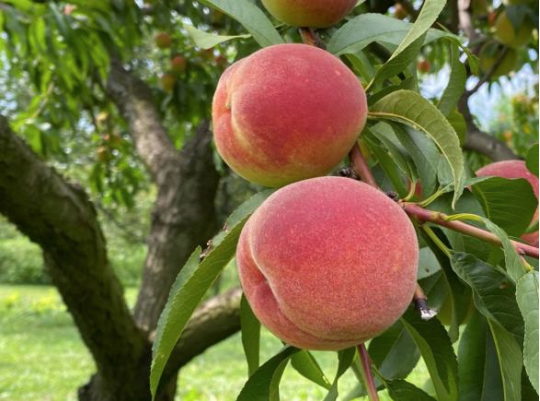
%> input picture img/buah1.png, 540 x 401 px
$ octave dummy.m   (GNU Octave 9; MATLAB toolbox functions it lacks are replaced by stand-ins)
%> lines starting %> are read from the running program, lines starting %| are printed output that depends on the picture; in (x1, y1, x2, y2) boxes, pixels count from 0 and x2, y2 are one past the last pixel; in counts of white or black regions, pixels touching at a corner belong together; the program's own positions count from 1
%> further down, I is the input picture: size 401x540x3 uint8; mean R, G, B 114.6, 107.8, 63
### laplace.m
function  laplace_edged  = laplace(img)
    img = im2gray(img);
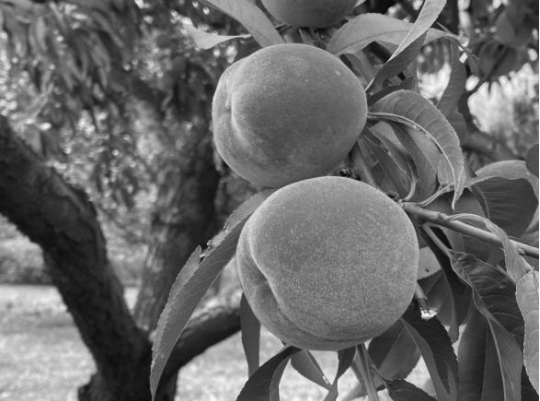
%> img: size 401x540 uint8; min 8, max 255, mean 104.7
    kernel = [-1 -1 -1; -1 8 -1; -1 -1 -1];
    laplace_edged = uint8(convn(img, kernel, 'same'));
end

### log_edge.m
function  log_img  = log_edge(img)
    img = im2gray(img);
    kernel = [0 0 -1 0 0; 0 -1 -2 -1 0; -1 -2 16 -2 -1; 0 -1 -2 -1 0; 0 0 -1 0 0];
    log_img = uint8(convn(img, kernel, 'same'));
end

### prewitt.m
function  prewitt_edged  = prewitt(img)
    img = im2gray(img);
    Px = [-1 0 1; -1 0 1; -1 0 1];
    Py = [-1 -1 -1; 0 0 0; 1 1 1];
    Jx = conv2(double(img), double(Px), 'same');
    Jy = conv2(double(img), double(Py), 'same');
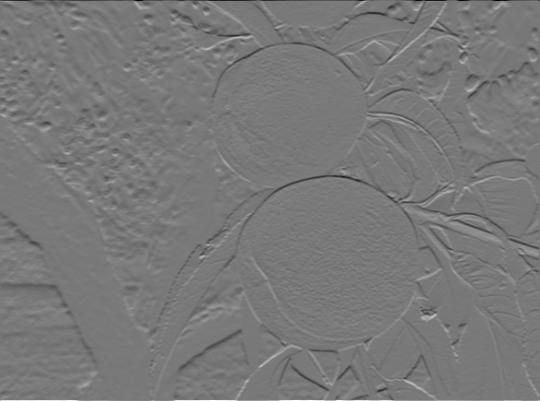
%> Jy: size 401x540 double; min -672, max 741, mean -0.2; drawn with min black and max white
    prewitt_edged = uint8(sqrt(Jx.^2 + Jy.^2));
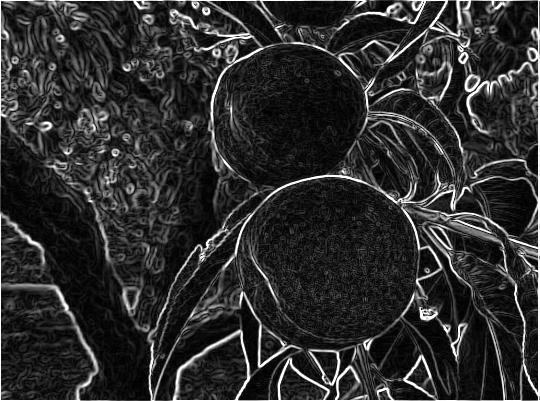
%> prewitt_edged: size 401x540 uint8; min 0, max 255, mean 46.2
end

### canny.m
function  canny_edged  = canny(img)
    img = im2gray(img);

    canny_edged = edge(img, 'Canny');
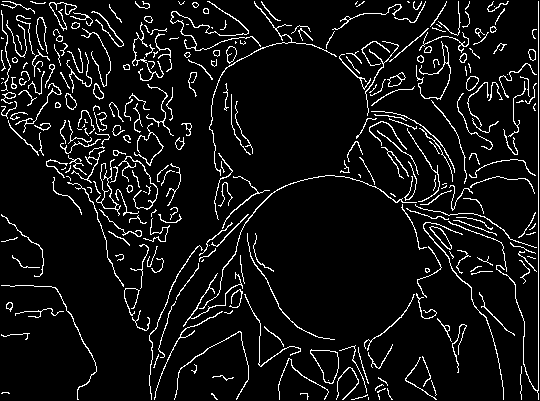
%> canny_edged: size 401x540 logical; 7.5% white in thin lines or dots
end

### segmentation.m
function  segmented  = segmentation(img, edge_img, type)
%> called with type = 'canny'
    closed_image = imclose(edge_img,strel('line',10,0));
%> closed_image: size 401x540 logical; 19.2% white; 26 white regions (3 under 20 px), largest, box (x1, y1, x2, y2) and area: (46, 1, 539, 400) 31607, (1, 1, 172, 156) 7677, (1, 285, 97, 400) 376

    if type == "canny"
        closed_image = imfill(closed_image,'holes');
%> closed_image: size 401x540 logical; 55.1% white; 1 black region, box (x1, y1, x2, y2) and area: (0, 0, 540, 401) 97121
    end

    opened_image = imopen(closed_image, strel(ones(3,3)));
%> opened_image: size 401x540 logical; 53.8% white; 1 black region, box (x1, y1, x2, y2) and area: (0, 0, 540, 401) 99958
    mask_image = bwareaopen(opened_image,1500);
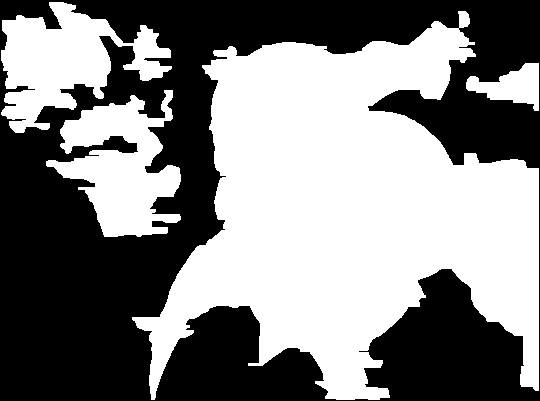
%> mask_image: size 401x540 logical; 51.1% white; 1 black region, box (x1, y1, x2, y2) and area: (0, 0, 540, 401) 105869

    size(mask_image)
%> ans = [401 540]
    size(img(:,:,1))
%> ans = [401 540]
    red_processed = img(:,:,1).*uint8(mask_image);
    green_processed = img(:,:,2).*uint8(mask_image);
    blue_processed = img(:,:,3).*uint8(mask_image);
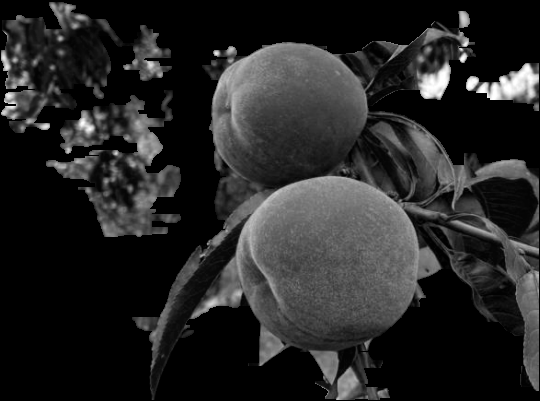
%> blue_processed: size 401x540 uint8; min 0, max 255, mean 38
    segmented = cat(3, red_processed, green_processed, blue_processed);
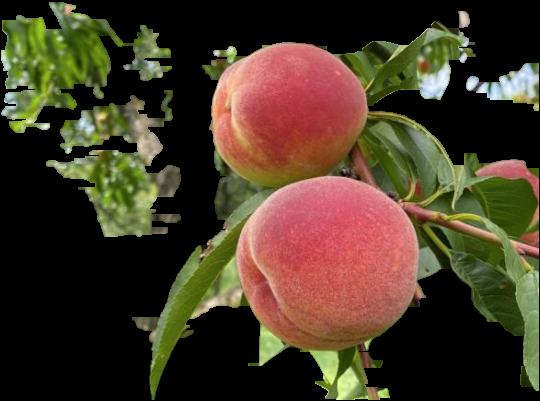
%> segmented: size 401x540x3 uint8; mean R, G, B 70.6, 57.1, 38
end

### dummy.m

I = imread('img/buah1.png');
figure, imshow(I);
% J = processing_convo(double(I), double(H));
J = laplace(I);
Jlog = log_edge(I);
prew = prewitt(I);
prewi = uint8(prew);

can_edged = canny(I);

figure, imshow(J), title ('Hasil deteksi tepi dengan prewitt');
segment = segmentation(I, can_edged, "canny");


can_edged = canny(I);
figure, imshow(segment), title ('Hasil deteksi tepi dengan canny');

$ run again, with img/buah3.png copied over img/buah1.png
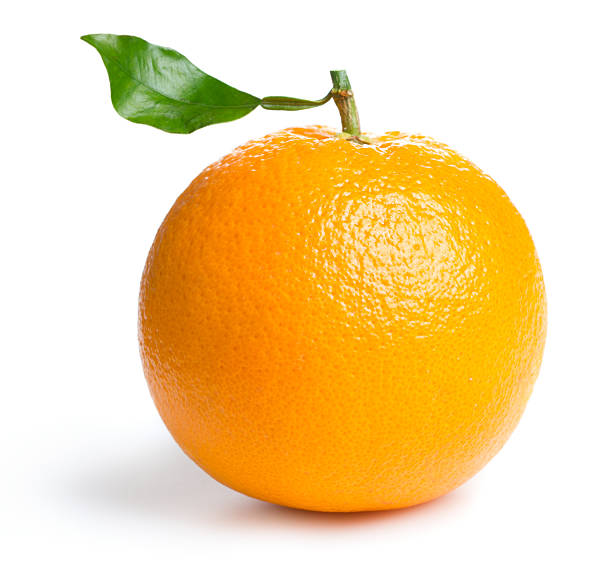
%> input picture img/buah3.png, 612 x 563 px
%> I is the input picture: size 563x612x3 uint8; mean R, G, B 244.7, 215, 160.9
%> in canny, `canny_edged = edge(img, 'Canny');`:
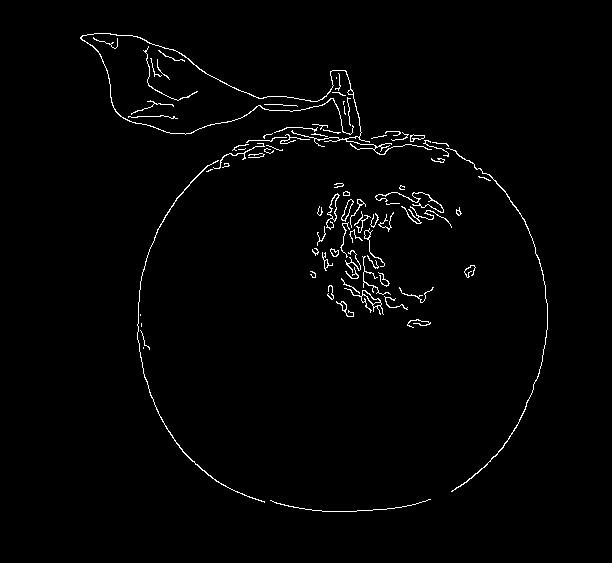
%> canny_edged: size 563x612 logical; 1.6% white in thin lines or dots, all inside (x1, y1, x2, y2) = (80, 33, 548, 512)
%> opened_image: size 563x612 logical; 5.8% white; 32 white regions (4 under 20 px), largest, box (x1, y1, x2, y2) and area: (81, 33, 361, 144) 13084, (312, 191, 395, 315) 4181, (404, 204, 444, 224) 558
%> mask_image: size 563x612 logical; 5% white; 2 white regions, box (x1, y1, x2, y2) and area: (81, 33, 361, 144) 13084, (312, 191, 395, 315) 4181
%> in segmentation, `size(img(:,:,1))`: ans = [563 612]
%> in segmentation, `segmented = cat(3, red_processed, green_processed, blue_processed);`:
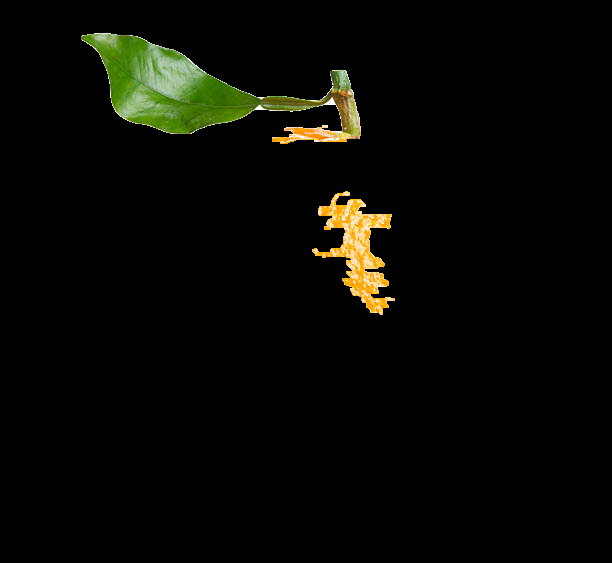
%> segmented: size 563x612x3 uint8; mean R, G, B 7.5, 8.1, 3.4

$ run again, with img/buah4.png copied over img/buah1.png
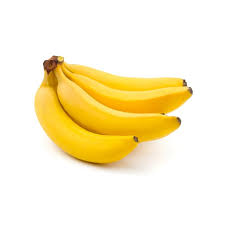
%> input picture img/buah4.png, 225 x 225 px
%> I is the input picture: size 225x225x3 uint8; mean R, G, B 251.1, 239.3, 204.2
%> in canny, `canny_edged = edge(img, 'Canny');`:
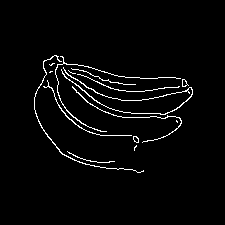
%> canny_edged: size 225x225 logical; 2.9% white in thin lines or dots, all inside (x1, y1, x2, y2) = (34, 55, 193, 173)
%> opened_image: size 225x225 logical; 8.3% white; 6 white regions (3 under 20 px), largest, box (x1, y1, x2, y2) and area: (40, 55, 193, 133) 3978, (61, 151, 86, 163) 127, (133, 136, 143, 143) 46
%> mask_image: size 225x225 logical; 7.9% white; 1 white region, box (x1, y1, x2, y2) and area: (40, 55, 193, 133) 3978
%> in segmentation, `size(img(:,:,1))`: ans = [225 225]
%> in segmentation, `segmented = cat(3, red_processed, green_processed, blue_processed);`:
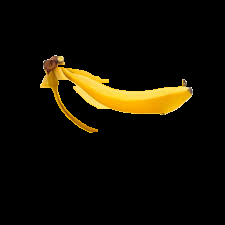
%> segmented: size 225x225x3 uint8; mean R, G, B 18.3, 14.1, 3.2

$ run again, with img/buah5.png copied over img/buah1.png
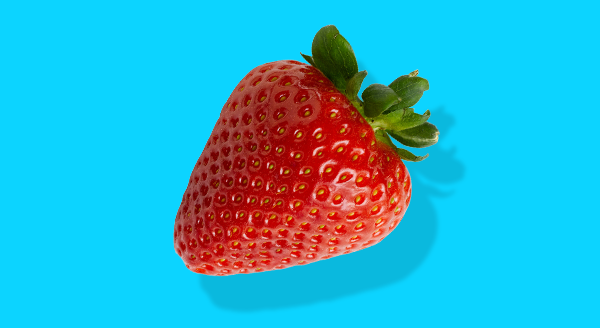
%> input picture img/buah5.png, 600 x 328 px
%> I is the input picture: size 328x600x3 uint8; mean R, G, B 44.8, 176.9, 205.5
%> canny_edged: size 328x600 logical; 4.7% white in thin lines or dots, all inside (x1, y1, x2, y2) = (174, 25, 440, 277)
%> opened_image: size 328x600 logical; 21.2% white; 3 white regions (2 under 20 px), largest, box (x1, y1, x2, y2) and area: (174, 25, 440, 275) 41739
%> mask_image: size 328x600 logical; 21.2% white; 1 white region, box (x1, y1, x2, y2) and area: (174, 25, 440, 275) 41739
%> in segmentation, `size(img(:,:,1))`: ans = [328 600]
%> in segmentation, `segmented = cat(3, red_processed, green_processed, blue_processed);`:
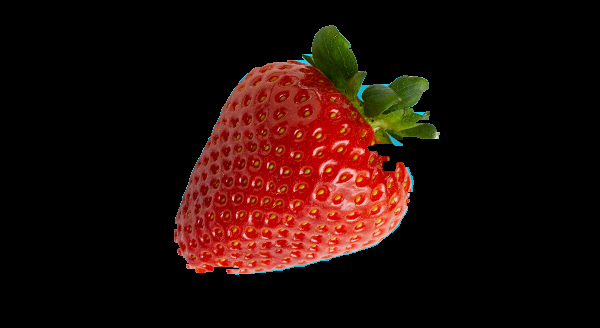
%> segmented: size 328x600x3 uint8; mean R, G, B 34.5, 12.5, 8.2
